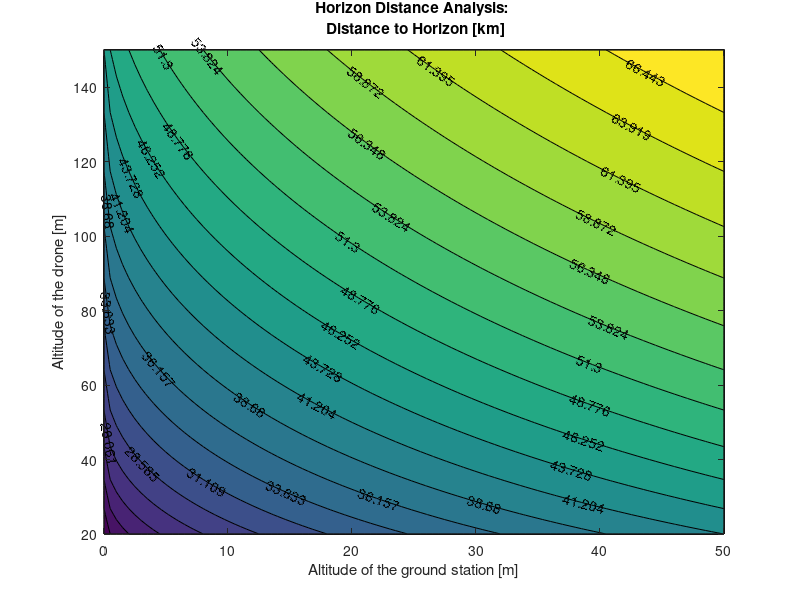
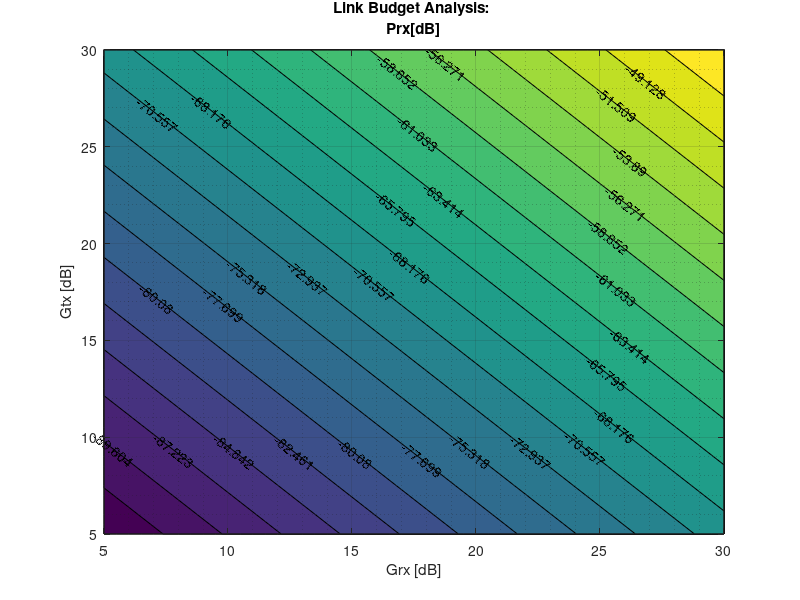
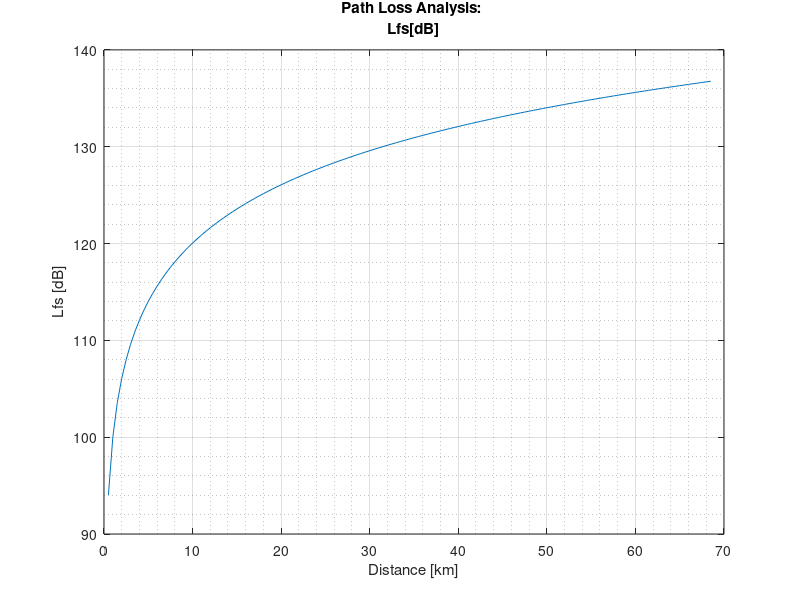

MATLAB code for these plots, in order:
%**************************************************************************
%
% Parameter_simulation.m - CA8 - DRONES
%
%**************************************************************************
%
% Alvaro Perez Ortega
% Aalborg University
% February 2016
%
%**************************************************************************
%
% DESCRIPTION:
% Different test regarding LINE OF SIGHT between the drone and ground
% station and the RADIO LINK power given different parameters like
% distance, etc.
%
%**************************************************************************

clc; clear all; close all;

%% Horizon and Line-Of-Sight

H_GS_MAX = 50;
H_DR_MAX = 150;
H_GS_MIN = 0;
H_DR_MIN = 20;
prec = 100;

h_gs = [H_GS_MIN:(H_GS_MAX-H_GS_MIN)/prec:H_GS_MAX];      % Height of the ground station [m]
h_dr = [H_DR_MIN:(H_DR_MAX-H_DR_MIN)/prec:H_DR_MAX];      % Heigth of the drone [m]

%********************************************************************************
%
%   Ddb[km] = 3.57 * (sqrt(h_dr[m]) + sqrt(h_gs[m]))
%
%********************************************************************************

[h_gs_m,h_dr_m] = meshgrid(h_gs,h_dr);
D_horizon = 3.57 * (sqrt(h_gs_m) + sqrt(h_dr_m));

f1 = figure();
% surf(X,Y,D_horizon);
contourf(h_gs_m,h_dr_m,D_horizon,20,'ShowText','on');

str = sprintf('Horizon Distance Analysis: \n Distance to Horizon [km]');
title(str);
xlabel('Altitude of the ground station [m]');
ylabel('Altitude of the drone [m]');
% zlabel('Distance to Horizon [km]');
saveas(gcf,'altitude2distance','epsc');

%% Radio Link propagation

freq = 2.4 * 10^9;      % Frequency [GHz]
lambda = 3*10^8/freq;   % Wavelength [m]
d = 52;                 % Distance [km]

%********************************************************************************
%
%   Received Power [dBm] = Transmitted Power[dBm] + Gains[dB] − Losses[dB]
%
%   Prx = Ptx + Gtx + Grx - Ltx - Lfs - Lm + Grx - Lrx 
%
%   Prx = received power [dBm]
%   Ptx = transmitter output power [dBm]
%   Gtx = transmitter antenna gain [dBi]
%   Ltx = transmitter losses (coax, connectors...) [dB]
%   Lfs = path loss, usually free space loss [dB]
%   Lm = miscellaneous losses (fading margin, body loss, polarization mismatch, other losses...) [dB]
%   Grx = receiver antenna gain [dBi]
%   Lrx = receiver losses (coax, connectors...) [dB]
%
%********************************************************************************

Lfs = 20*log10(4*pi*d*10^3/lambda);
Ptx = 10*log10(1/(10^-3));
Grx_m = [5:0.5:30];
Gtx_m = [5:0.5:30];

[Gtx_m,Grx_m] = meshgrid(Gtx_m,Grx_m);
Prx = Ptx + Gtx_m + Grx_m - Lfs;

figure();
%surf(X,Y,Prx);
contourf(Gtx_m,Grx_m,Prx,20,'ShowText','on');
grid on;
grid minor;
str = sprintf('Link Budget Analysis: \nPrx[dB]');
title(str);
xlabel('Grx [dB]');
ylabel('Gtx [dB]');
% zlabel('Prx [dB]');

%% Loss through distance

d_m = [0:0.5:max(max(D_horizon))]; 

Lfs = 20*log10(4*pi*d_m*10^3/lambda);
Grx = 14;
Gtx = 24;

Prx = Ptx + Gtx + Grx - Lfs;

figure();
%surf(X,Y,Prx);
plot(d_m,Lfs)
grid on;
grid minor;
str = sprintf('Path Loss Analysis: \nLfs[dB]');
title(str);
xlabel('Distance [km]');
ylabel('Lfs [dB]');
% zlabel('Prx [dB]');